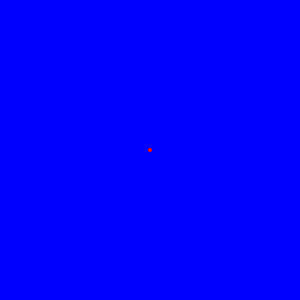
Frame 1 (no input)
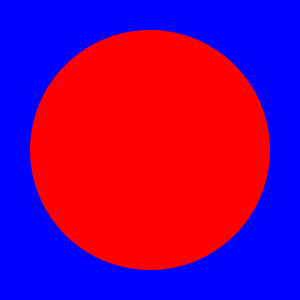
Frame 60 (the mouse pressed at the canvas centre just before this capture)
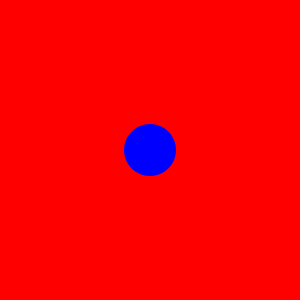
Frame 120 (the mouse held since frame 60 and released just before this capture)

The Processing sketch that drew these frames (run headless with seeded random() and noise(); from frame 60 on, the mouse is pressed at the canvas centre):

// Processing sketch: A001CerchiRossoBlu
// ── A001CerchiRossoBlu.pde
int raggio;
boolean isRed; // questa variabile puo' valere solo true o false, in quanto e' di tipo boolean

void setup()
{
  size(300, 300);
  background(#0000ff); // parti con sfondo blu
  noStroke();
  // ***
  // e' bene inizializzare in setup tutte le variabili ad un valore di base !
  isRed = true; // partiamo con cerchio crescente rosso
  raggio = 0;
  // ***
}

void draw()
{
  // ho preferito spezzettare il codice in varie funzioni, ciascuna con un compito ben preciso
  color coloreAttuale = valutaColore(); // ho speso un po' di tempo a cercare dei *nomi buoni* per variabili e funzioni
  int raggioAttuale = aggiornaRaggio(); // *nomi buoni* sono auto-esplicativi e possibilmente brevi
  cerchio(coloreAttuale, raggioAttuale);
}

// questa function si occupa solo di aggiornare il valore del raggio
// anche se ha una sola riga di codice effettivo (in realta' ne ha 2, ma solo una fa un vero calcolo),
// e' bene separare il codice in functions
int aggiornaRaggio()
{
  final int vel = 4;  // a nessuno serve questa variabile, oltre a questo ambiente: l'ho spostata qui, dunque !
                      // (segretezza militare!)
  raggio = raggio + vel;
  return raggio;
}

// questa function valuta solo il colore da usare: solo se un cerchio e' terminato, e' ora di cambiare colore
color valutaColore()
{
  // nota: ( !false ) e' true; ( !true ) e' false : il "!" davanti ad un boolean vuol dire "negato", cioe' l'opposto
  if (ilCerchioECompleto()) isRed = !isRed; // se completo, isRed passa da falso a vero o viceversa
  if (isRed) return color(#ff0000); // se isRed e' vero, restituisci il rosso
  else return color(#0000ff); // altrimenti, restituisci il blu
} //<>//

// questa function controlla se il cerchio attualmente in espansione e' stato completato:
// se si', restituisce true, altrimenti false . Il suo compito si limita a questo !
// sembre una operazione troppo semplice, ma le function servono a questo: sono unita' logiche
// indipendenti : fanno una cosa, bene e poi passano la palla all'ambiente che le ha chiamate
boolean ilCerchioECompleto()
{
  // ho trovato maxRaggio con il teorema di Pitagora !
  final int maxRaggio = (int)(width*sqrt(2)) + 1; // a nessuno serve questa variabile, oltre a questo ambiente: l'ho spostata qui, dunque !
                             // (segretezza militare!)
  if (raggio >= maxRaggio)
  {
    raggio = 0; // re-setta il valore del raggio a 0
    return true; // e' ora di cambiare colore ( v. function valutaColore() )
  } else return false;
}

// questa function si occupa SOLO di disegnare il cerchio attuale, con il colore attuale ed il raggio attuale, appunto !
void cerchio(color coloreAttuale, int raggioAttuale)
{
  fill(coloreAttuale);
  translate(width/2, height/2); // disegna al centro del cerchio, va detto ogni volta, nel codice chiamata dal draw
  ellipse (0, 0, raggioAttuale, raggioAttuale); // disegna in 0,0 perche' ho usato il translate
} //<>//
